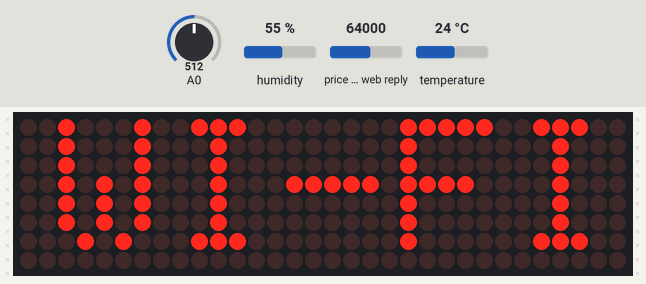
Bench run of a sketch on a simulated ESP8266 (Wemos D1 mini). Parts: 32×8 LED matrix. The inputs (shaded band) are chosen by the test bench; at power-on: A0 = 512, humidity 55 %, price in the web reply 64000, temperature 24 °C. WiFi joins after 1.5 s; servers stay silent unless stated; the local clock reads 2024-03-15 10:24:30 at power-on unless the sketch sets it; web services answer with replies made up by the test bench; what the sketch prints to the serial monitor is not drawn.

Above: at 0.1 s.
At 1.6 s:
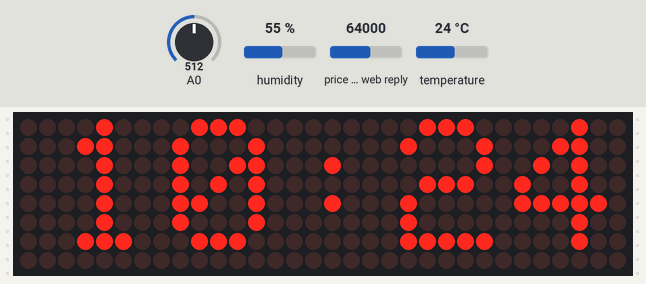
At 24.12 s:
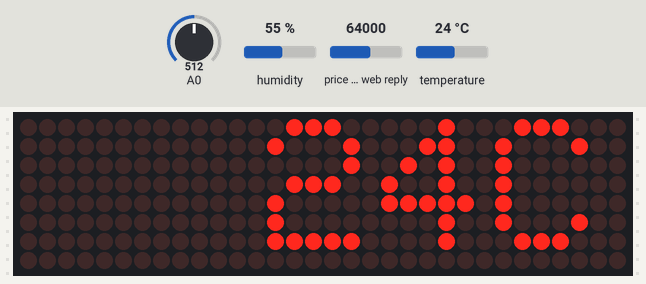
At 25.39 s:
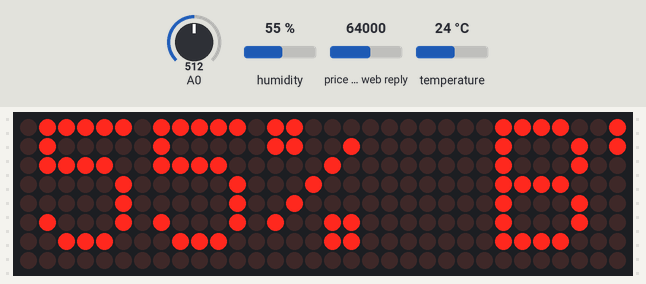
At 26.97 s:
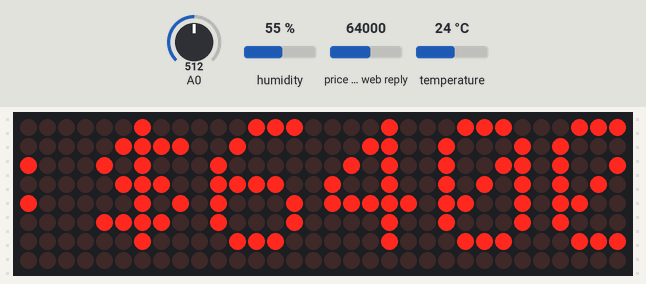
At 111.0 s:
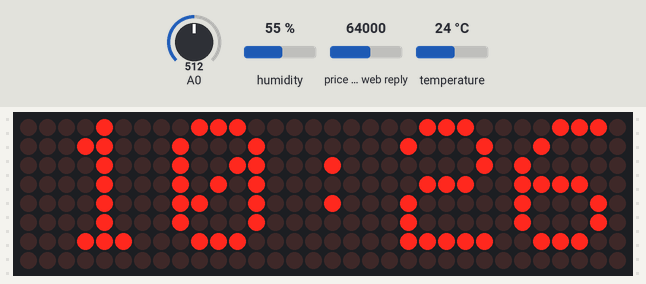

The sketch:

InternetClock.ino
```cpp
#include <ArduinoJson.h>
#include <ESP8266WiFi.h>
#include <time.h>
#include "DHT.h"
#include <SPI.h>
#include <Adafruit_GFX.h>
#include <Max72xxPanel.h>


int pinCS = D4;
int numberOfHorizontalDisplays = 4;
int numberOfVerticalDisplays = 1;
char time_value[20];

// LED Matrix Pin -> ESP8266 Pin
// Vcc            -> 3v  (3V on NodeMCU 3V3 on WEMOS)
// Gnd            -> Gnd (G on NodeMCU)
// DIN            -> D7  (Same Pin for WEMOS)
// CS             -> D4  (Same Pin for WEMOS)
// CLK            -> D5  (Same Pin for WEMOS)

Max72xxPanel matrix = Max72xxPanel(pinCS, numberOfHorizontalDisplays, numberOfVerticalDisplays);

int wait = 70;  // In milliseconds

int spacer = 1;
int width = 5 + spacer;  // The font width is 5 pixels

int m;

#define DHTPIN 0       // D3
#define DHTTYPE DHT11  // DHT 11
#define CD_API "/v1/bpi/currentprice.json"
#define CD_URL "api.coindesk.com"
static char respBuffer[4096];
const char* ssid = "";
const char* password = "";
WiFiClient client;
DHT dht(DHTPIN, DHTTYPE);
String t, h, data;

void setup() {
  Serial.begin(9600);
  dht.begin();

  //INSERT YOUR SSID AND PASSWORD HERE

  WiFi.begin(ssid, password);

  //CHANGE THE POOL WITH YOUR CITY. SEARCH AT https://www.ntppool.org/zone/@

  configTime(0 * 3600, 0, "europe.pool.ntp.org", "time.nist.gov");

  setenv("TZ", "GMT-1BST", 1);

  matrix.setIntensity(0);    // Use a value between 0 and 15 for brightness
  matrix.setRotation(0, 1);  // The first display is position upside down
  matrix.setRotation(1, 1);  // The first display is position upside down
  matrix.setRotation(2, 1);  // The first display is position upside down
  matrix.setRotation(3, 1);  // The first display is position upside down
  matrix.fillScreen(LOW);
  matrix.write();

  while (WiFi.status() != WL_CONNECTED) {
    matrix.drawChar(2, 0, 'W', HIGH, LOW, 1);   // H
    matrix.drawChar(8, 0, 'I', HIGH, LOW, 1);   // HH
    matrix.drawChar(14, 0, '-', HIGH, LOW, 1);  // HH:
    matrix.drawChar(20, 0, 'F', HIGH, LOW, 1);  // HH:M
    matrix.drawChar(26, 0, 'I', HIGH, LOW, 1);  // HH:MM
    matrix.write();                             // Send bitmap to display
    delay(250);
    matrix.fillScreen(LOW);
    matrix.write();
    delay(250);
  }
}

void loop() {
  m = map(analogRead(0), 0, 1023, 0, 12);
  matrix.setIntensity(m);
  matrix.fillScreen(LOW);
  time_t now = time(nullptr);
  String time = String(ctime(&now));
  time.trim();
  Serial.println(time);
  time.substring(11, 19).toCharArray(time_value, 10);
  matrix.drawChar(2, 0, time_value[0], HIGH, LOW, 1);   // H
  matrix.drawChar(8, 0, time_value[1], HIGH, LOW, 1);   // HH
  matrix.drawChar(14, 0, time_value[2], HIGH, LOW, 1);  // HH:
  matrix.drawChar(20, 0, time_value[3], HIGH, LOW, 1);  // HH:M
  matrix.drawChar(26, 0, time_value[4], HIGH, LOW, 1);  // HH:MM
  matrix.write();                                       // Send bitmap to display

  delay(20000);

  matrix.fillScreen(LOW);
  h = (String)(int)dht.readHumidity();
  t = (String)(int)dht.readTemperature();
  data = getData();
  display_message(t + "C " + h + "% " + "BTC:$"+ data);
}

String getData() {
  WiFiClient client;
  const int httpPort = 80;
  if (!client.connect(CD_URL, httpPort)) {
    Serial.println("Connection failed");
    String result = "Connection failed";
    return result;
  }
  Serial.print("Requesting URL: ");
  Serial.println(CD_URL);
  client.print(String("GET ") + CD_API + " HTTP/1.1\r\n" +
               "Host: " + CD_URL + "\r\n" +
               "Connection: close\r\n\r\n");
  delay(100);
  String answer;
  while(client.available()){
    String line = client.readStringUntil('\r');
    answer += line;
  }

  client.stop();
  Serial.println();
  Serial.println("closing connection");

  String jsonAnswer;
  int jsonIndex;
  for (int i = 0; i < answer.length(); i++) {
    if (answer[i] == '{') {

      jsonIndex = i;

      break;

    }
  }
  jsonAnswer = answer.substring(jsonIndex);
  Serial.println();
  Serial.println("JSON answer: ");
  Serial.println(jsonAnswer);
  jsonAnswer.trim();
  int rateIndex = jsonAnswer.indexOf("rate_float");
  String priceString = jsonAnswer.substring(rateIndex + 12, rateIndex + 18);
  priceString.trim();
  float price = priceString.toFloat();
  String result = (String)(float)price;
  Serial.print("BTC (USD): $");
  Serial.println(result);
  return result;
}

void display_message(String message) {
  for (int i = 0; i < width * message.length() + matrix.width() - spacer; i++) {
    //matrix.fillScreen(LOW);
    int letter = i / width;
    int x = (matrix.width() - 1) - i % width;
    int y = (matrix.height() - 8) / 2;  // center the text vertically
    while (x + width - spacer >= 0 && letter >= 0) {
      if (letter < message.length()) {
        matrix.drawChar(x, y, message[letter], HIGH, LOW, 1);  // HIGH LOW means foreground ON, background off, reverse to invert the image
      }
      letter--;
      x -= width;
    }
    matrix.write();  // Send bitmap to display
    delay(wait / 2);
  }
}
```

Measured:
- what the display in image 1 shows lasts 21.8 s, from 1.5 s to 23.3 s
